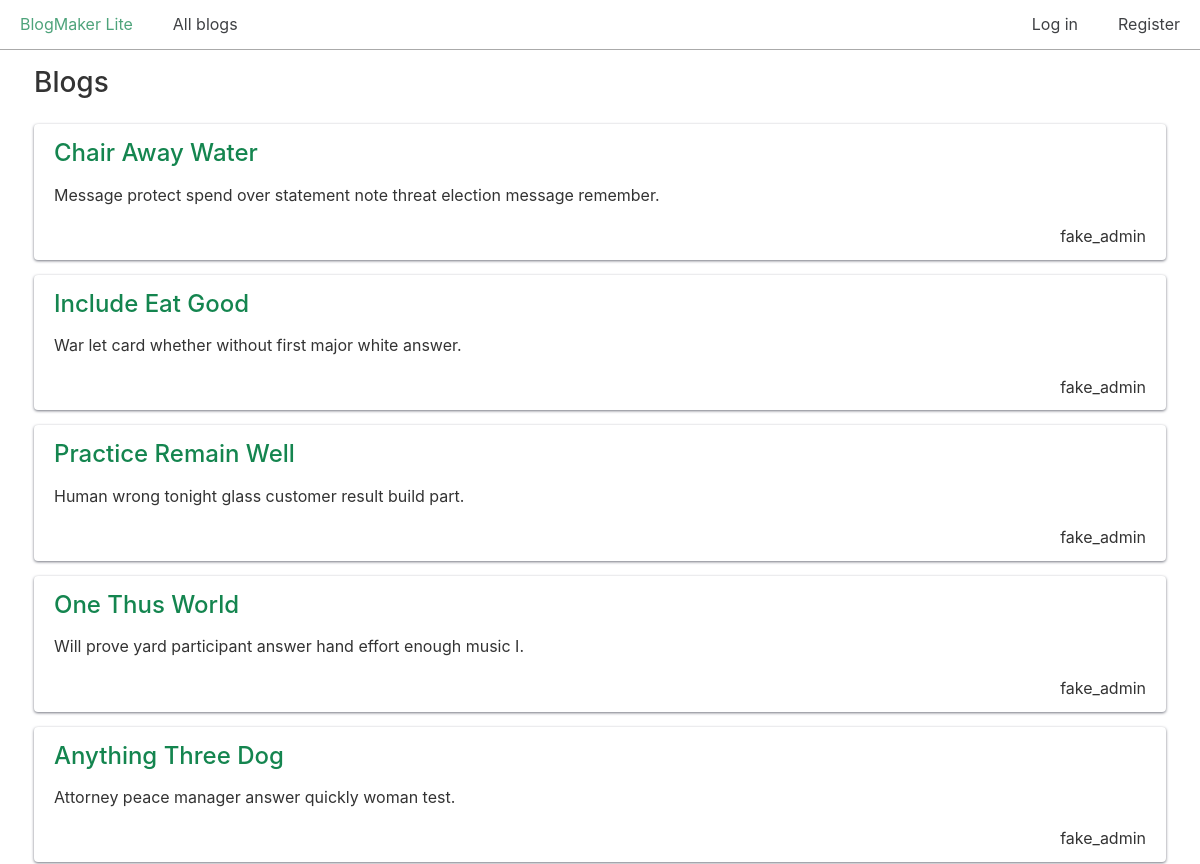
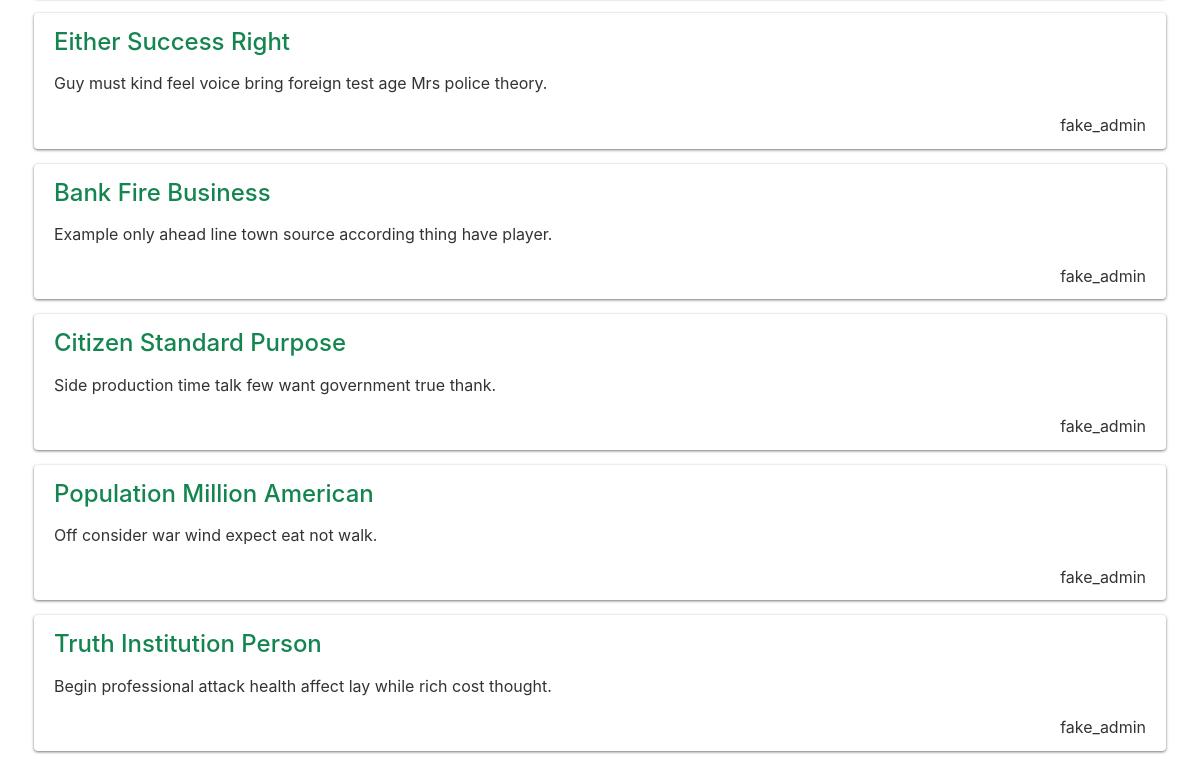
/blogs/, run on an earlier commit of the app's database (2 pictures, top to bottom).
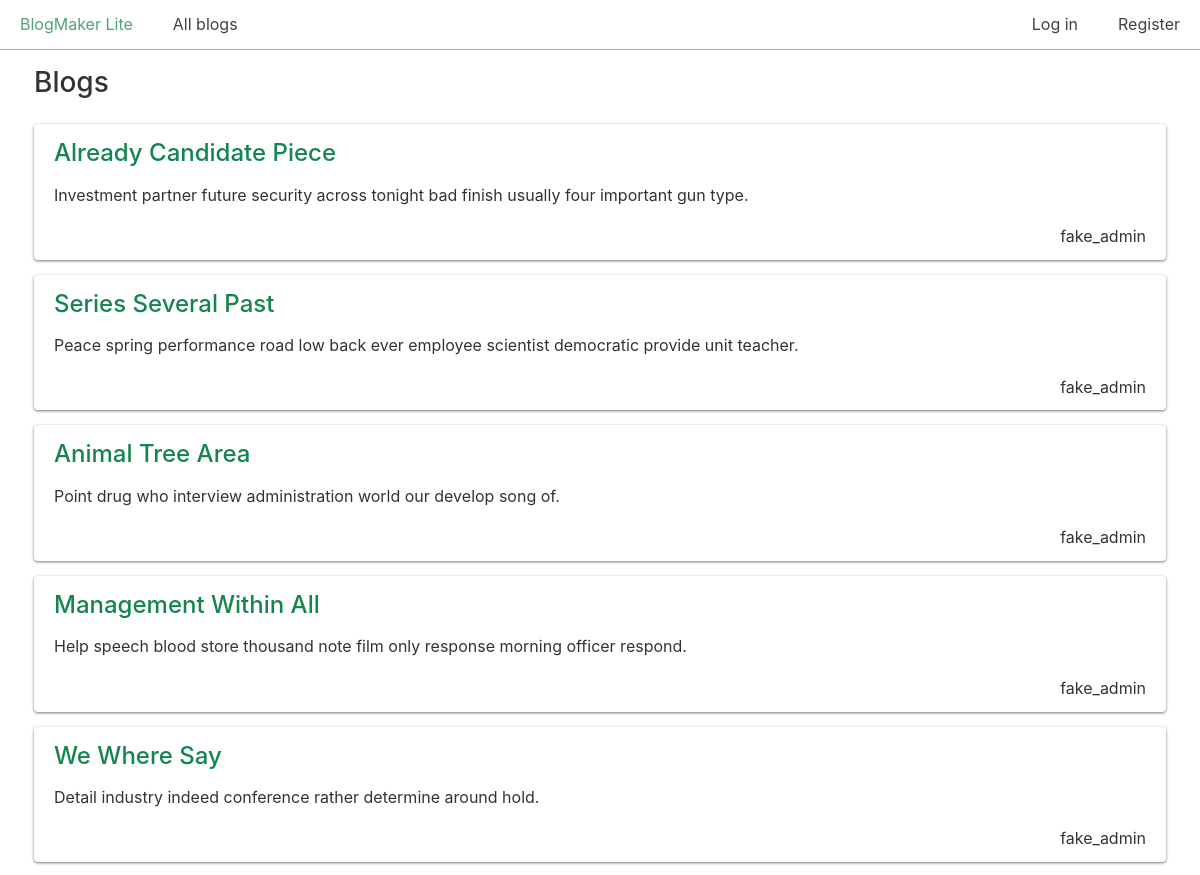
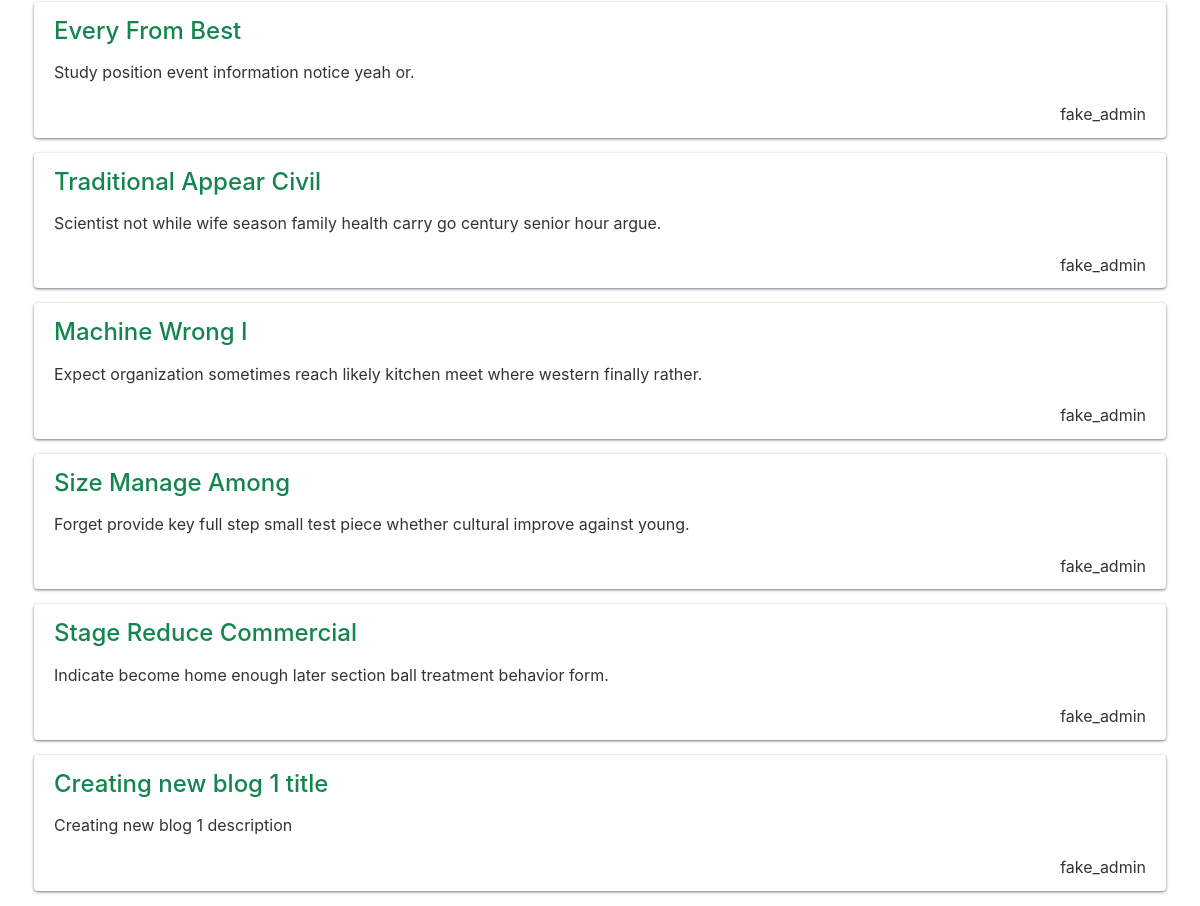
And on a later commit of the database (2 pictures, top to bottom).
### blogs/models.py (models this page shows, shortened)
class Blog(models.Model):
    title = models.CharField(max_length=200)
    description = models.TextField()
    date_added = models.DateTimeField(auto_now_add=True)
    owner = models.ForeignKey(User, on_delete=models.CASCADE) # many-to-one relationship

### blogs/views.py (the view)
# urls.py: path("blogs/", views.blogs, name="blogs"),
def blogs(request):
    all_blogs = Blog.objects.all()
    context = {"blogs": all_blogs}
    return render(request, "blogs/blogs.html", context)

### blogs/templates/blogs/blogs.html
{% extends "blogs/base.html" %}
{% block content %}
  <h2>Blogs</h2>
  {% for blog in blogs %}
    <div class="card">
      <header>
        <h3>
          <a href="{% url 'blogs:blog' blog.id %}">{{ blog.title }}</a>
        </h3>
      </header>
      <p>{{ blog.description }}</p>
      <p class="text-right">{{ blog.owner.username }}</p>
    </div>
  {% empty %}
    <h3>No blogs have been added yet.</h3>
  {% endfor %}
{% endblock content %}

### blogs/templates/blogs/base.html (shortened to what this page needs)
{% load static %}
<!doctype html>
<html lang="en-US">
  <head>
    <link href="{% static 'chota.css' %}" rel="stylesheet" type="text/css">
    <link href="{% static 'custom.css' %}" rel="stylesheet" type="text/css">
  </head>
  <body>
    <nav class="nav">
      <div class="nav-left">
          <a class="active" href="{% url 'blogs:index' %}">BlogMaker Lite</a>
          <a href="{% url 'blogs:blogs' %}">All blogs</a>
      </div>
      <div class="nav-right">
        {% if user.is_authenticated %}
          <span class="is-vertical-align">Hello, {{ user.username }}.</span>
          <form action="{% url 'accounts:logout' %}" method="post" class="is-vertical-align">
            {% csrf_token %}
            <button class="button outline">Log out</button>
          </form>
        {% else %}
          <a href="{% url 'accounts:login' %}">Log in</a>
          <a href="{% url 'accounts:register' %}">Register</a>
        {% endif %}
      </div>
    </nav>
    <div class="container">
      {% block content %}{% endblock content %}
    </div>
  </body>
</html>

### css/chota.css (style rules this page uses)
:root { --bg-color: #fff; --bg-secondary-color: #f3f3f6; --color-primary: #14854f; --color-lightGrey: #d2d6dd; --color-grey: #747681; --color-darkGrey: #3f4144; --color-error: #d43939; --color-success: #28bd14; --grid-maxWidth: 120rem; --grid-gutter: 2rem; --font-size: 1.6rem; --font-color: #333; --font-family-sans: -apple-system, "BlinkMacSystemFont", "Avenir", "Avenir Next", "Segoe UI", "Roboto", "Oxygen", "Ubuntu", "Cantarell", "Fira Sans", "Droid Sans", "Helvetica Neue", sans-serif; --font-family-mono: monaco, "Consolas", "Lucida Console", monospace; }
html { -webkit-box-sizing: border-box; box-sizing: border-box; font-size: 62.5%; line-height: 1.15; -webkit-text-size-adjust: 100%; -moz-text-size-adjust: 100%; -ms-text-size-adjust: 100%; text-size-adjust: 100%; }
*, *::before, *::after { -webkit-box-sizing: inherit; box-sizing: inherit; }
body { background-color: var(--bg-color); line-height: 1.6; font-size: var(--font-size); color: var(--font-color); font-family: "Segoe UI", "Helvetica Neue", sans-serif; font-family: var(--font-family-sans); margin: 0; padding: 0; }
h1, h2, h3, h4, h5, h6 { font-weight: 500; margin: 0.35em 0 0.7em; }
h2 { font-size: 1.75em; }
h3 { font-size: 1.5em; }
a { color: var(--color-primary); text-decoration: none; }
p { margin-top: 0; }
.container { max-width: var(--grid-maxWidth); margin: 0 auto; width: 96%; padding: 0 calc(var(--grid-gutter) / 2); }
::placeholder { color: #bdbfc4; }
.nav { display: -webkit-box; display: -ms-flexbox; display: flex; min-height: 5rem; -webkit-box-align: stretch; -ms-flex-align: stretch; align-items: stretch; }
.nav-center, .nav-left, .nav-right { display: -webkit-box; display: -ms-flexbox; display: flex; -webkit-box-flex: 1; -ms-flex: 1; flex: 1; }
.nav-left { -webkit-box-pack: start; -ms-flex-pack: start; justify-content: flex-start; }
.nav-right { -webkit-box-pack: end; -ms-flex-pack: end; justify-content: flex-end; }
.nav a, .nav .brand { text-decoration: none; display: -webkit-box; display: -ms-flexbox; display: flex; -webkit-box-align: center; -ms-flex-align: center; align-items: center; padding: 1rem 2rem; color: var(--color-darkGrey); }
.nav [aria-current="page"]:not(.button), .nav .active:not(.button) { color: #000; color: var(--color-primary); }
.card { padding: 1rem 2rem; border-radius: 4px; background: var(--bg-color); -webkit-box-shadow: 0 1px 3px var(--color-grey); box-shadow: 0 1px 3px var(--color-grey); }
.card p:last-child { margin: 0; }
.card header > * { margin-top: 0; margin-bottom: 1rem; }
.text-right { text-align: right; }

### css/custom.css (style rules this page uses)
.nav { border-bottom: 1px solid #aaa; }
.card { margin-bottom: 15px; }

What changed in the data, as far as the page shows it:
removed Blog: title "Chair Away Water", description "Message protect spend over statement note threat election message remember.", owner.username "fake_admin"
removed Blog: title "Include Eat Good", description "War let card whether without first major white answer.", owner.username "fake_admin"
removed Blog: title "Practice Remain Well", description "Human wrong tonight glass customer result build part.", owner.username "fake_admin"
removed Blog: title "One Thus World", description "Will prove yard participant answer hand effort enough music I.", owner.username "fake_admin"
removed Blog: title "Anything Three Dog", description "Attorney peace manager answer quickly woman test.", owner.username "fake_admin"
removed Blog: title "Either Success Right", description "Guy must kind feel voice bring foreign test age Mrs police theory.", owner.username "fake_admin"
removed Blog: title "Bank Fire Business", description "Example only ahead line town source according thing have player.", owner.username "fake_admin"
removed Blog: title "Citizen Standard Purpose", description "Side production time talk few want government true thank.", owner.username "fake_admin"
removed Blog: title "Population Million American", description "Off consider war wind expect eat not walk.", owner.username "fake_admin"
removed Blog: title "Truth Institution Person", description "Begin professional attack health affect lay while rich cost thought.", owner.username "fake_admin"
added Blog: title "Already Candidate Piece", description "Investment partner future security across tonight bad finish usually four important gun type.", owner.username "fake_admin"
added Blog: title "Series Several Past", description "Peace spring performance road low back ever employee scientist democratic provide unit teacher.", owner.username "fake_admin"
added Blog: title "Animal Tree Area", description "Point drug who interview administration world our develop song of.", owner.username "fake_admin"
added Blog: title "Management Within All", description "Help speech blood store thousand note film only response morning officer respond.", owner.username "fake_admin"
added Blog: title "We Where Say", description "Detail industry indeed conference rather determine around hold.", owner.username "fake_admin"
added Blog: title "Every From Best", description "Study position event information notice yeah or.", owner.username "fake_admin"
added Blog: title "Traditional Appear Civil", description "Scientist not while wife season family health carry go century senior hour argue.", owner.username "fake_admin"
added Blog: title "Machine Wrong I", description "Expect organization sometimes reach likely kitchen meet where western finally rather.", owner.username "fake_admin"
added Blog: title "Size Manage Among", description "Forget provide key full step small test piece whether cultural improve against young.", owner.username "fake_admin"
added Blog: title "Stage Reduce Commercial", description "Indicate become home enough later section ball treatment behavior form.", owner.username "fake_admin"
added Blog: title "Creating new blog 1 title", description "Creating new blog 1 description", owner.username "fake_admin"
